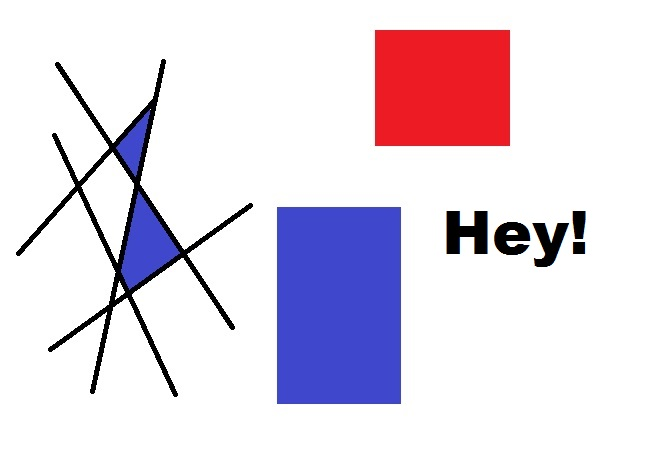
#> input picture opencv-corner-detection-sample.jpg, 653 x 457 px, given in place of the camera
$ python '8_blurring&smoothing.py'
#> lines starting #> are read from the running program, lines starting #| are printed output that depends on the picture; after the words box and inside, x2 and y2 are one past the last pixel; in counts of white or black regions, pixels touching at a corner belong together
import cv2
import numpy as np

cap = cv2.VideoCapture(0)

while True:

    _, frame = cap.read()
#> frame is the input picture: shape (457, 653, 3); mean B, G, R 229.7, 216.9, 227
    hsv = cv2.cvtColor(frame, cv2.COLOR_BGR2HSV)
#> hsv: shape (457, 653, 3); mean H, S, V 26.7, 32.8, 240.3

    # hsv = hue saturation value
    lower_yellow = np.array([22,93,0])
    upper_yellow = np.array([255,255,180])

    mask = cv2.inRange(hsv, lower_yellow, upper_yellow)
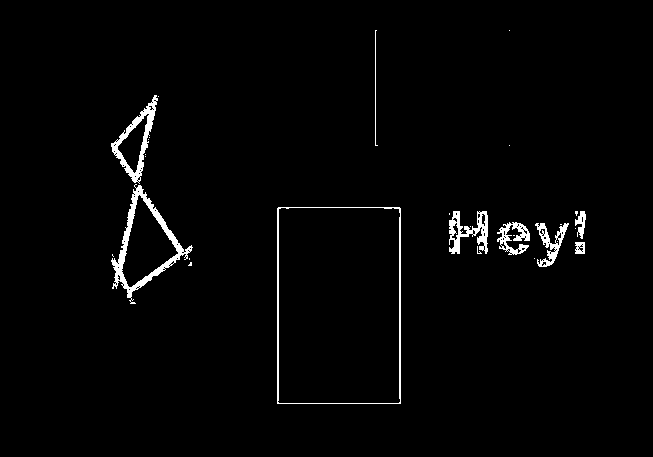
#> mask: shape (457, 653); 1.9% white; 28 white regions (19 under 20 px), largest, box (x1, y1, x2, y2) and area: (111, 184, 193, 304) 1587, (277, 207, 401, 404) 1036, (111, 95, 158, 184) 981
    res = cv2.bitwise_and(frame,frame, mask= mask)
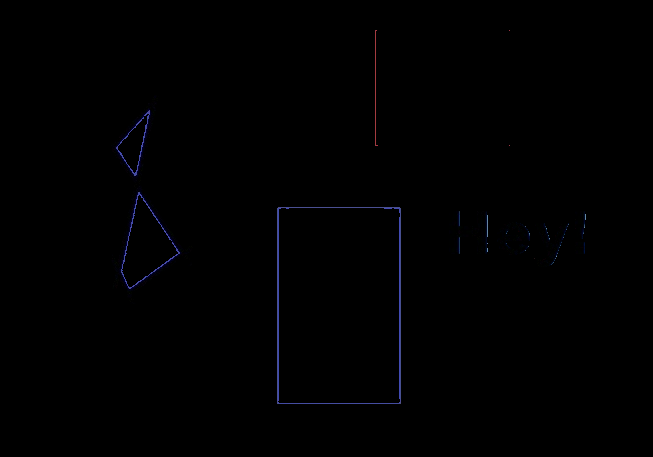
#> res: shape (457, 653, 3); mean B, G, R 1, 0.5, 0.4

    kernel = np.ones((15,15), np.float32)/225
    smoothed = cv2.filter2D(res, -1, kernel)
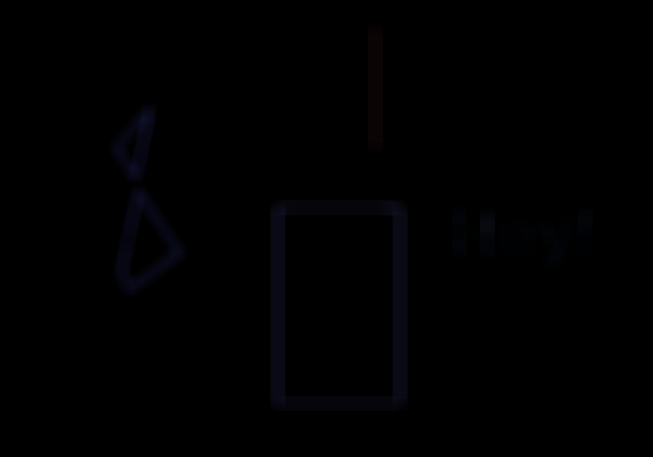
#> smoothed: shape (457, 653, 3); mean B, G, R 1, 0.4, 0.4

    blur = cv2.GaussianBlur(res, (15,15), 0)
    median = cv2.medianBlur(res,15)
    bilateral = cv2.bilateralFilter(res,15,75,75)

    cv2.imshow('frame', frame)
    #cv2.imshow('mask', mask)
    cv2.imshow('res', res)
    cv2.imshow('smoothed', smoothed)
    cv2.imshow('blur', blur)
    cv2.imshow('bilateral', bilateral)

    k = cv2.waitKey(5) & 0xFF
#> (key Esc is pressed here)
    if k == 27:
        break

cv2.destroyAllWindows()
cap.release()
